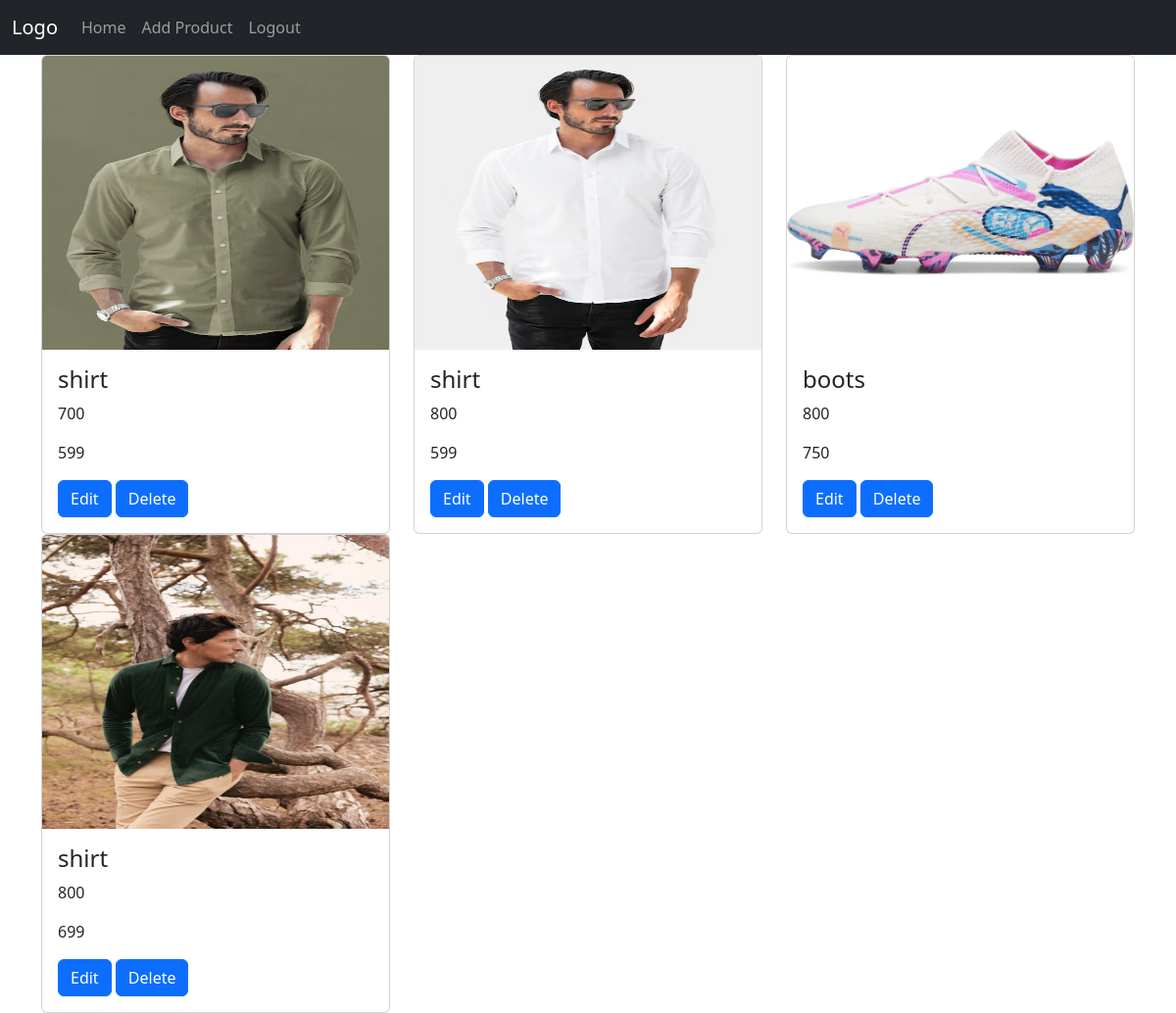
The page /shop_home (signed in) on the database its author committed.
### app/models.py (models this page shows)
class Product(models.Model):
    product_id=models.TextField()
    name=models.TextField()
    price=models.IntegerField()
    offer_price=models.IntegerField()
    img=models.FileField()

### app/views.py (the view)
# urls.py: path('shop_home',views.shop_home),
def shop_home(req):
    if 'shop' in req.session:
        product=Product.objects.all()
        return render(req,'shop/shop_home.html',{'products':product})
    else:
        return render(shop_login)

### templates/shop/shop_home.html (shortened to what this page needs)
<!DOCTYPE html>
<html lang="en">
<head>
    <link href="https://cdn.jsdelivr.net/npm/bootstrap@5.3.3/dist/css/bootstrap.min.css" rel="stylesheet">
</head>
<body>
    <nav class="navbar navbar-expand-sm bg-dark navbar-dark">
        <div class="container-fluid">
          <a class="navbar-brand" href="#">Logo</a>
          <div class="collapse navbar-collapse" id="collapsibleNavbar">
            <ul class="navbar-nav">
              <li class="nav-item">
                <a class="nav-link" href="#">Home</a>
              </li>
              <li class="nav-item">
                <a class="nav-link" href="add_product">Add Product</a>
              </li>
              <li class="nav-item">
                <a class="nav-link" href="logout">Logout</a>
              </li>
            </ul>
          </div>
        </div>
      </nav>
      <div class="container">
        <div class="row">
            {% for pro in products %}
            <div class="col-lg-4">
                <div class="card">
                    <img class="card-img-top" src="{{pro.img.url}}" alt="Card image" style="width:100%;height: 300px;">
                    <div class="card-body">
                      <h4 class="card-title">{{pro.name}}</h4>
                      <p class="card-text">{{pro.price}}</p>
                      <p class="card-text">{{pro.offer_price}}</p>
                      <a href="edit_product/{{pro.pk}}" class="btn btn-primary">Edit</a>
                      <a href="delete_product/{{pro.pk}}" class="btn btn-primary">Delete</a>
                    </div>
                </div>
            </div>
            {% endfor %}
        </div>
      </div>
</body>
</html>

### rows shown on the page
Product: img (picture), name "shirt", price "700", offer_price "599"
Product: img (picture), name "shirt", price "800", offer_price "599"
Product: img (picture), name "boots", price "800", offer_price "750"
Product: img (picture), name "shirt", price "800", offer_price "699"
